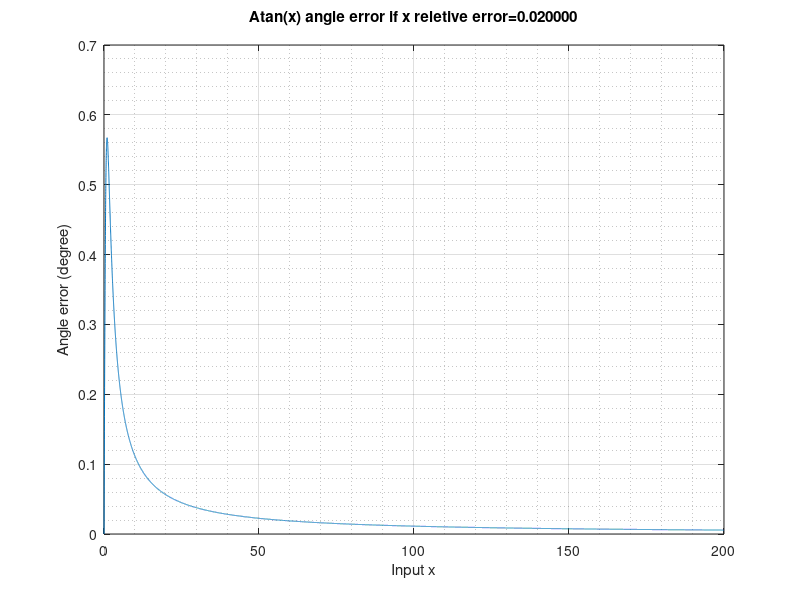
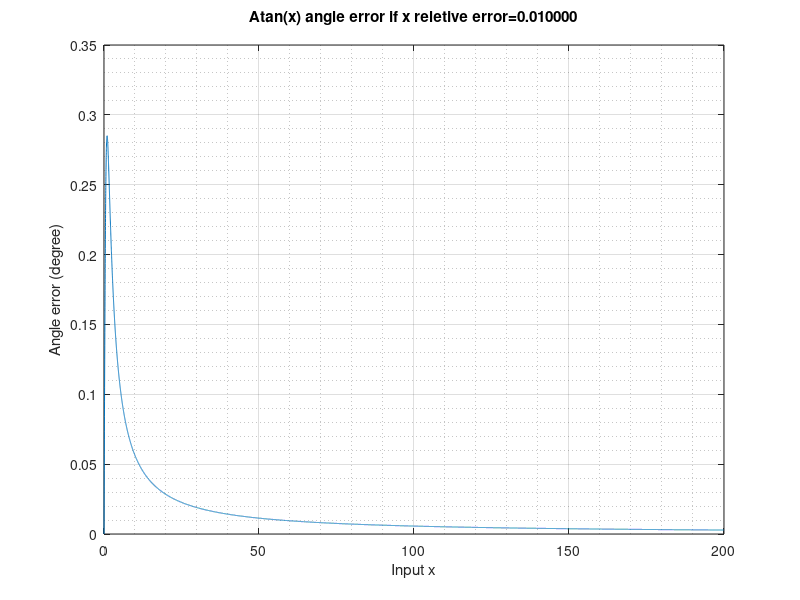
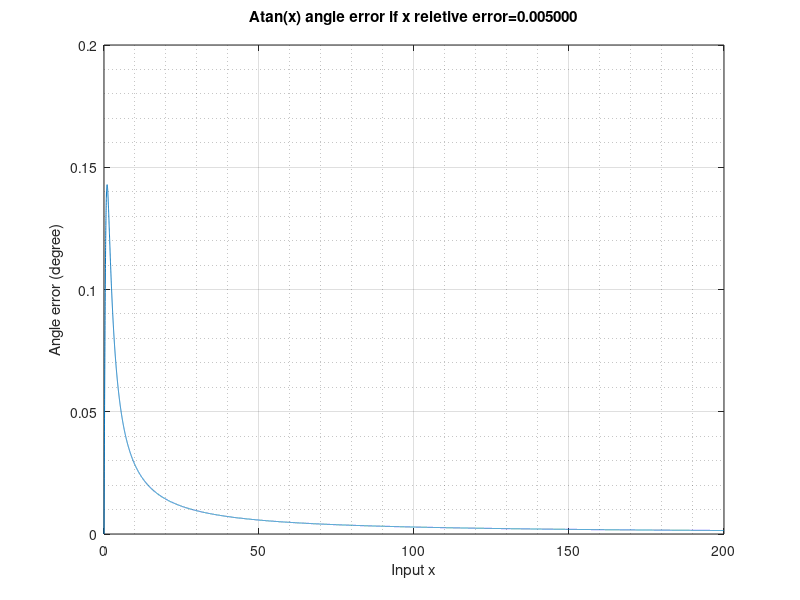
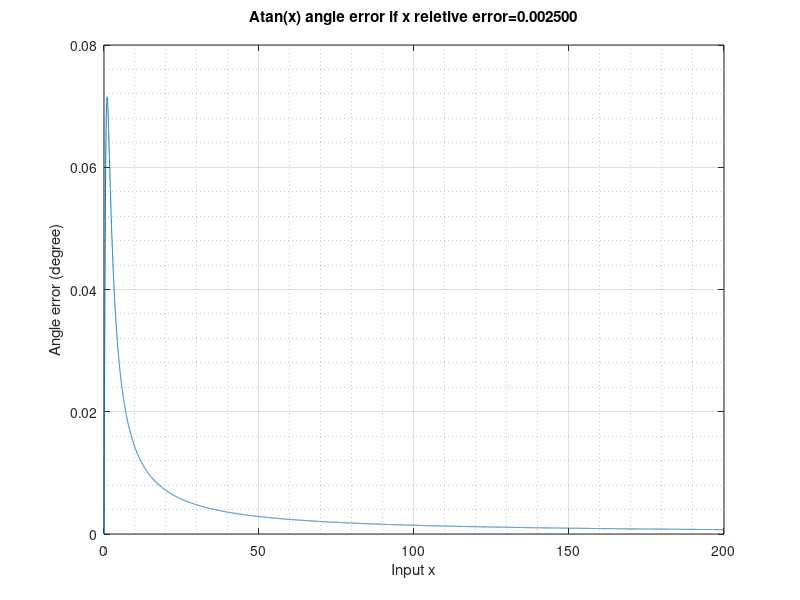

Recreate these plots in MATLAB, in order.
%%%%%%%%%%%%%%%%%%%%%%%%%%%%%%%%%%%%%%%%%
% testAtanError
%
% History
%   10-03-2021   Hong Li   First implementation
%

function testAtanError()

nErrors = 4; 
Errors = 0.02 * (2.^(-[0:(nErrors-1)]));
maxE_deg = zeros(nErrors);

% Test int16 range error 
a=[0:0.01:200];
aDeg = 180/pi;
for i16=1:nErrors
  b= a + a.* Errors(i16);
  delta = (atan(b) - atan(a)).*aDeg;
  [maxDelta, idx] = max(abs(delta));
  
  if maxDelta>maxE_deg(i16)
      maxE_deg(i16) = maxDelta;
  end
  
  figure;
  fprintf('Max atan(x) result error = %e degree for relative input error %e at input %d\n',maxE_deg(i16), Errors(i16), a(idx));
  plot(a,delta);grid on; grid minor;drawnow;
  titleStrH = sprintf('Atan(x) angle error if x reletive error=%f\n', Errors(i16));
  title(titleStrH);    
  xlabel('Input x'); ylabel('Angle error (degree)');

end

figure;
plot(Errors,maxE_deg);

% Test cint16 range error 
a=[0:(2^15)];
for i16=1:nErrors
  b= a + a.* Errors(i16);
  delta = (atan(b) - atan(a))*180/pi;
  [maxDelta, idx] = max(abs(delta));
  
  if maxDelta>maxE_deg(i16)
      maxE_deg(i16) = maxDelta;
  end
  
  figure;
  fprintf('Max atan(x) result error = %e degree for relative input error %e at input %d\n',maxE_deg(i16), Errors(i16), a(idx));
  plot(a,delta);grid on; grid minor;drawnow;
  titleStrH = sprintf('Atan(x) angle error if x reletive error=%1.4f\n', Errors(i16));
  title(titleStrH);    
  xlabel('Input x'); ylabel('Angle error (degree)');

end

figure;
plot(Errors,maxE_deg);
end